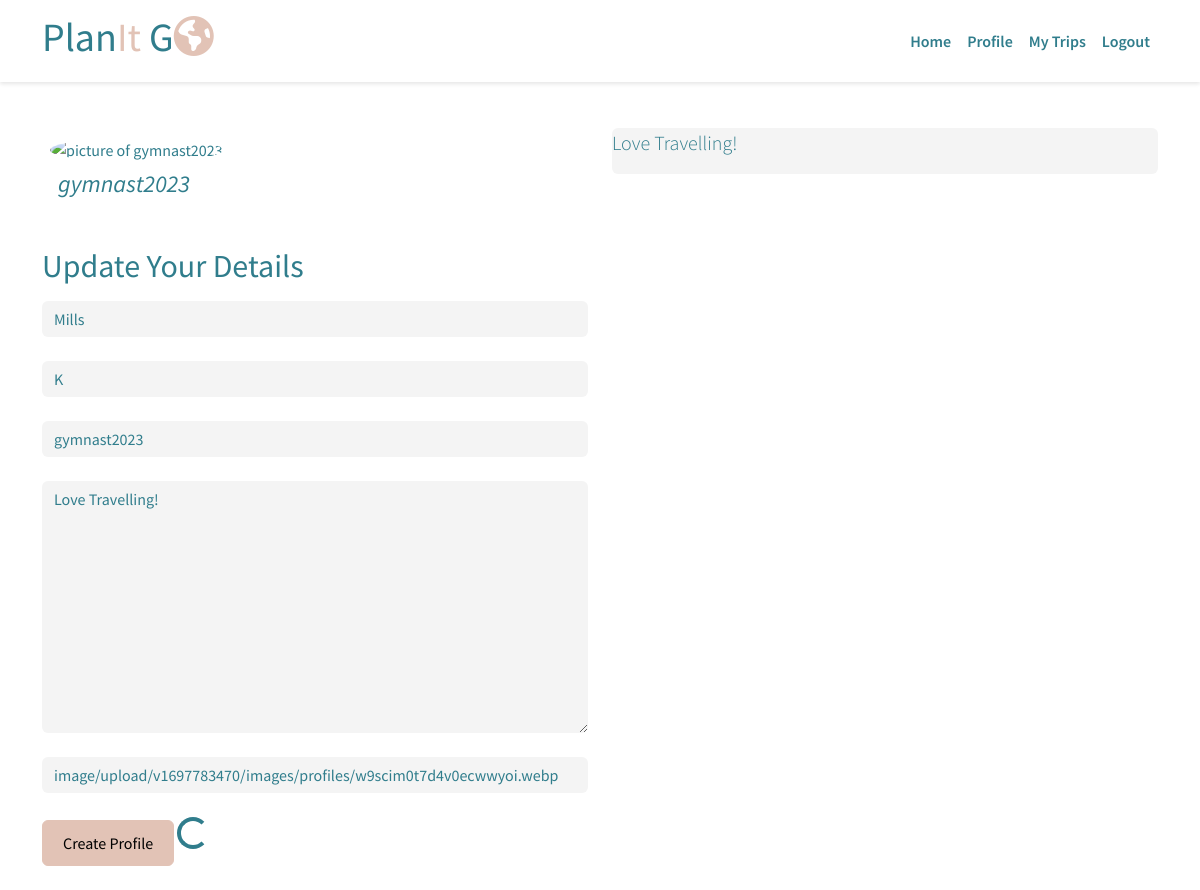
The app's page /profiles/update_profile/13 (signed in), older data.
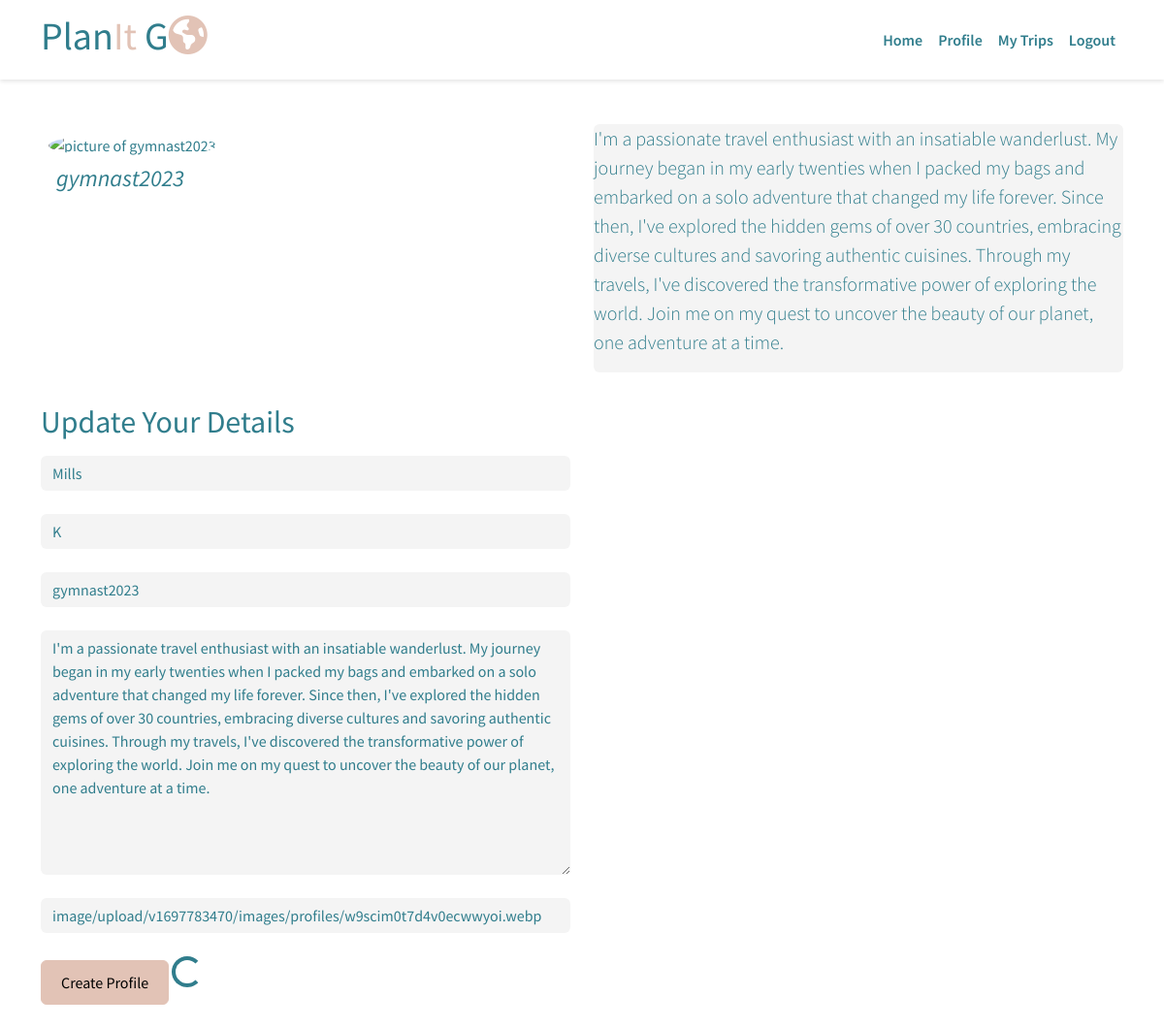
The same page, newer data.
### profiles/models.py (models this page shows, shortened)
class Profile(models.Model):
    user = models.OneToOneField(
        User, on_delete=models.CASCADE, related_name="profile"
    )
    first_name = models.CharField(max_length=50, null=True)
    surname = models.CharField(max_length=50, null=True)
    screen_name = models.CharField(max_length=15, unique=True, null=True)
    slug = models.SlugField(max_length=150, unique=True, null=True)
    date_of_birth = models.DateField(blank=True, null=True)
    about = models.TextField(blank=True)
    profile_image = CloudinaryField(
        'image',
        default='placeholder',
        eager=[
            {
                'width': "100",
                'height': "100",
                'gravity': "face",
                'crop': "thumb"
            }
        ],
        transformation={
            'aspect_ratio': "4:4",
            'gravity': "face",
            'height': "600",
            'zoom': "0.75",
            'crop': "thumb",
            'fetch_format': "auto",
            'quality': "auto",
            'dpr': "auto",
            'responsive': True,
        },
        folder="/images/profiles",
        format="webp"
    )

### profiles/views.py (the view)
class ProfileUpdateView(LoginRequiredMixin, UpdateView):
    form_class = ProfileForm
    model = Profile
    success_url = reverse_lazy('trip_list')

### profiles/templates/profiles/profile_form.html
{% extends "base.html" %}
{% block content %}
{% load static%}
{% load crispy_forms_tags %}
<section id="enter-profile-details" class="mt-7">
  <div class="container">
    <div class="row mb-4">
      <div class="col-lg-6">
        <div class="image-container p-2">
          {% if request.user.profile.screen_name %}
            {% if 'placeholder' in review.profile.profile_image.url %}
              <img
                src="{% static 'images/placeholders/globe-profile-face-compress-square.webp' %}"
                alt="picture of {{ profile.screen_name }}"
                class="img-fluid rounded-circle"
                width="250px">
            {% else %}
              <img src="{{ profile.profile_image.url }}"
                alt="picture of {{ profile.screen_name }}"
                class="img-fluid rounded-circle"
                width="250px">
            {% endif %}
            <h4 id="review-profile-name{{ review.id }}"
            class="review-card-text fst-italic p-2">
            {{ profile.screen_name}}</h4>
        </div>
          {% else %}
          <div class="card border-0 bg-secondary justify-content-center">
            <h2 class="display-5">
              {% if profile.screen_name %}{{ profile.screen_name }}
              {% else %} Welcome! {% endif %}</h2>
          </div>
        {% endif %}
      </div>
      <div class="col-lg-6">
        <div class="profile-bio card border-0 bg-secondary">
          <p class="lead">
            {{profile.about}}
          </p>
        </div>
      </div>
    </div>
    <div class="row">
      <div class="col-lg-6">
        <div class="form-container">
          {% crispy form %}
        </div>
      </div>
    </div>
  </div>
</section>
{% endblock %}

### templates/base.html (shortened to what this page needs)
{% load static %}
<!DOCTYPE html>
<html lang="en">
<head>
    <link rel="stylesheet" href="{% static 'css/bootstrap.css' %}">
    <link rel="stylesheet" type="text/css" href="https://cdnjs.cloudflare.com/ajax/libs/animate.css/3.5.2/animate.min.css">
    <link rel="stylesheet" href="{% static 'css/styles.css' %}">
</head>
<body class="d-flex flex-column h-100 main-bg">
    {% include 'includes/nav.html' %}
    <main>
        {% block content %}{% endblock content %}
    </main>
</body>
</html>

### templates/includes/nav.html (shortened to what this page needs)
<nav class="navbar navbar-expand-lg fixed-top navbar-light bg-light">
  <div class="container">
    <a href="{% url 'home' %}" class="navbar-brand">
      <h1>Plan<span class="text-primary">It</span> G<span><i class="text-primary fa-solid fa-earth-americas"></i></span></h1>
    </a>
    <div class="collapse navbar-collapse" id="navbarNavDropdown">
      <ul class="navbar-nav ms-auto">
        <li class="nav-item {% if request.user.is_staff %} d-none {% endif %}">
          <a href="{% url 'home' %}" class="nav-link
          {% if request.resolver_match.url_name == 'home' %} active {% endif %} fw-semibold"
          >Home</a>
        </li>
        {% if user.is_authenticated %}
          {% if request.user.is_staff %}
            <li class="nav-item">
              <a href="{% url 'locations' %}" class="nav-link
                {% if request.resolver_match.url_name == 'add_location' %} active {% endif %} fw-semibold"
                >Admin</a>
            </li>
          {% else %}
            <li class="nav-item">
              {% if request.user.profile.screen_name %}
              <a href="{% url 'update_profile' request.user.profile.id %}" class="nav-link
              {% if request.resolver_match.url_name == 'profile_detail' %} active {% endif %} fw-semibold"
              >Profile</a>
              {% else %}
              <a href="{% url 'profile_detail' request.user.profile.id %}" class="nav-link fw-semibold">Profile</a>
              {% endif %}
            </li>
            <li class="nav-item">
              <a href="{% url 'trip_list' %}" class="nav-link
                {% if request.resolver_match.url_name == 'trip_list' %} active {% endif %} fw-semibold"
                >My Trips</a>
            </li>
          {% endif %}
          <li class="nav-item">
            <a href="{% url 'account_logout' %}" class="nav-link
            {% if request.resolver_match.url_name == 'account_logout' %} active {% endif %} fw-semibold"
            >Logout</a>
          </li>
        {% endif %}
      </ul>
    </div>
  </div>
</nav>

### static/css/styles.css (style rules this page uses)
* { box-sizing: border-box; padding: 0; margin: 0; }
a { text-decoration: none; color: inherit; }
ul { list-style-type: none; }
.navbar { box-shadow: 0 2px 4px 0 rgba(0, 0, 0, 0.1); }
.review-card-text { margin: 0; }

Row changes from the older to the newer data that the page shows:
changed Profile "gymnast2023": about "Love Travelling!" → "I'm a passionate travel enthusiast with an insatiable wanderlust. My journey began in my early twenties when I packed my bags and embarked on a solo adventure that changed my life forever. Since then, I've explored the hidden gems of over 30 countries, embracing diverse cultures and savoring authentic cuisines. Through my travels, I've discovered the transformative power of exploring the world. Join me on my quest to uncover the beauty of our planet, one adventure at a time."
